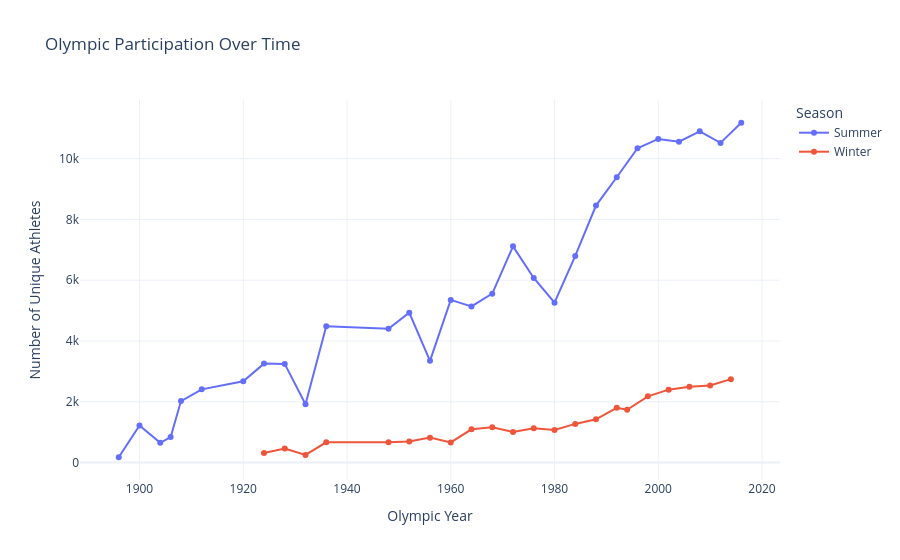

The notebook cell this image was saved under:
### Code cell
import plotly.express as px

fig = px.line(
    participation,
    x="Year",
    y="Unique_Athletes",
    color="Season",
    markers=True,
    title="Olympic Participation Over Time",
    labels={
        "Year": "Olympic Year",
        "Unique_Athletes": "Number of Unique Athletes",
        "Season": "Olympic Season"
    },
    hover_data=["Athlete_Entries", "Countries_Regions", "Sports"]
)

fig.update_layout(
    template="plotly_white",
    hovermode="x unified",
    legend_title_text="Season"
)

fig.show()

### Figure 1 — Plotly figure (JSON) as saved in the notebook; plotly's stock layout.template omitted (floating-point values rounded to 4 significant figures)
{"data": [{"customdata": [[380, 12, 9], [1898, 31, 20], [1301, 14, 18], [1733, 20, 13], [3069, 22, 24], [4040, 29, 17], [4292, 29, 25], [5110, 45, 20], [4656, 46, 17], [2465, 47, 18], [6251, 49, 24], [6308, 59, 20], [8270, 67, 19], [5127, 71, 19], [8119, 83, 19], [7702, 93, 21], [8588, 111, 20], [10304, 120, 23], [8641, 91, 23], [7191, 80, 23], [9454, 139, 25], [12037, 156, 27], [12977, 168, 29], [13780, 196, 31], [13821, 199, 34], [13443, 200, 34], [13602, 203, 34], [12920, 204, 32], [13688, 206, 34]], "hovertemplate": "Olympic Season=Summer<br>Olympic Year=%{x}<br>Number of Unique Athletes=%{y}<br>Athlete_Entries=%{customdata[0]}<br>Countries_Regions=%{customdata[1]}<br>Sports=%{customdata[2]}<extra></extra>", "legendgroup": "Summer", "line": {"color": "#636efa", "dash": "solid"}, "marker": {"symbol": "circle"}, "mode": "lines+markers", "name": "Summer", "orientation": "v", "showlegend": true, "type": "scatter", "x": [1896, 1900, 1904, 1906, 1908, 1912, 1920, 1924, 1928, 1932, 1936, 1948, 1952, 1956, 1960, 1964, 1968, 1972, 1976, 1980, 1984, 1988, 1992, 1996, 2000, 2004, 2008, 2012, 2016], "xaxis": "x", "y": [176, 1224, 650, 841, 2024, 2409, 2676, 3256, 3247, 1922, 4484, 4402, 4932, 3347, 5352, 5137, 5558, 7114, 6073, 5259, 6798, 8454, 9386, 10339, 10647, 10557, 10899, 10517, 11179], "yaxis": "y"}, {"customdata": [[460, 19, 10], [582, 25, 8], [352, 17, 7], [895, 28, 8], [1075, 28, 9], [1088, 30, 8], [1307, 32, 8], [1116, 30, 8], [1778, 36, 10], [1891, 36, 10], [1655, 34, 10], [1861, 36, 10], [1746, 36, 10], [2134, 48, 10], [2639, 56, 10], [3436, 64, 12], [3160, 67, 12], [3605, 72, 14], [4109, 76, 15], [4382, 78, 15], [4402, 81, 15], [4891, 88, 15]], "hovertemplate": "Olympic Season=Winter<br>Olympic Year=%{x}<br>Number of Unique Athletes=%{y}<br>Athlete_Entries=%{customdata[0]}<br>Countries_Regions=%{customdata[1]}<br>Sports=%{customdata[2]}<extra></extra>", "legendgroup": "Winter", "line": {"color": "#EF553B", "dash": "solid"}, "marker": {"symbol": "circle"}, "mode": "lines+markers", "name": "Winter", "orientation": "v", "showlegend": true, "type": "scatter", "x": [1924, 1928, 1932, 1936, 1948, 1952, 1956, 1960, 1964, 1968, 1972, 1976, 1980, 1984, 1988, 1992, 1994, 1998, 2002, 2006, 2010, 2014], "xaxis": "x", "y": [313, 461, 252, 668, 668, 694, 821, 665, 1094, 1160, 1008, 1128, 1071, 1273, 1425, 1801, 1738, 2179, 2399, 2494, 2536, 2745], "yaxis": "y"}], "layout": {"hovermode": "x unified", "legend": {"title": {"text": "Season"}, "tracegroupgap": 0}, "title": {"text": "Olympic Participation Over Time"}, "xaxis": {"anchor": "y", "domain": [0, 1], "title": {"text": "Olympic Year"}}, "yaxis": {"anchor": "x", "domain": [0, 1], "title": {"text": "Number of Unique Athletes"}}}}
